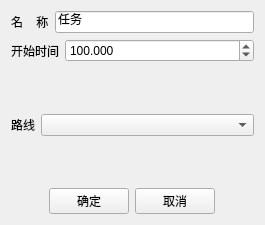
<?xml version="1.0" encoding="UTF-8"?>
<ui version="4.0">
 <class>ByyMoveAlongRouteTaskWidget</class>
 <widget class="QWidget" name="ByyMoveAlongRouteTaskWidget">
  <property name="geometry">
   <rect>
    <x>0</x>
    <y>0</y>
    <width>265</width>
    <height>225</height>
   </rect>
  </property>
  <property name="windowTitle">
   <string>沿路线运动</string>
  </property>
  <layout class="QVBoxLayout" name="verticalLayout">
   <item>
    <layout class="QHBoxLayout" name="horizontalLayout_5">
     <item>
      <widget class="QLabel" name="nameLabel">
       <property name="text">
        <string>名    称</string>
       </property>
      </widget>
     </item>
     <item>
      <widget class="QLineEdit" name="nameEdit">
       <property name="text">
        <string>任务</string>
       </property>
      </widget>
     </item>
    </layout>
   </item>
   <item>
    <layout class="QHBoxLayout" name="horizontalLayout_6">
     <item>
      <widget class="QLabel" name="startTimeLabel">
       <property name="text">
        <string>开始时间</string>
       </property>
      </widget>
     </item>
     <item>
      <widget class="QDoubleSpinBox" name="startTimeSpinBox">
       <property name="sizePolicy">
        <sizepolicy hsizetype="Expanding" vsizetype="Fixed">
         <horstretch>0</horstretch>
         <verstretch>0</verstretch>
        </sizepolicy>
       </property>
       <property name="decimals">
        <number>3</number>
       </property>
       <property name="maximum">
        <double>99999.990000000005239</double>
       </property>
       <property name="singleStep">
        <double>0.000000000000000</double>
       </property>
       <property name="value">
        <double>100.000000000000000</double>
       </property>
      </widget>
     </item>
    </layout>
   </item>
   <item>
    <spacer name="verticalSpacer_2">
     <property name="orientation">
      <enum>Qt::Vertical</enum>
     </property>
     <property name="sizeHint" stdset="0">
      <size>
       <width>158</width>
       <height>41</height>
      </size>
     </property>
    </spacer>
   </item>
   <item>
    <layout class="QHBoxLayout" name="horizontalLayout">
     <item>
      <widget class="QLabel" name="label">
       <property name="text">
        <string>路线</string>
       </property>
      </widget>
     </item>
     <item>
      <widget class="QComboBox" name="comboBox">
       <property name="sizePolicy">
        <sizepolicy hsizetype="Expanding" vsizetype="Fixed">
         <horstretch>0</horstretch>
         <verstretch>0</verstretch>
        </sizepolicy>
       </property>
      </widget>
     </item>
    </layout>
   </item>
   <item>
    <spacer name="verticalSpacer_3">
     <property name="orientation">
      <enum>Qt::Vertical</enum>
     </property>
     <property name="sizeHint" stdset="0">
      <size>
       <width>158</width>
       <height>41</height>
      </size>
     </property>
    </spacer>
   </item>
   <item>
    <layout class="QHBoxLayout" name="horizontalLayout_4">
     <item>
      <spacer name="horizontalSpacer">
       <property name="orientation">
        <enum>Qt::Horizontal</enum>
       </property>
       <property name="sizeHint" stdset="0">
        <size>
         <width>40</width>
         <height>20</height>
        </size>
       </property>
      </spacer>
     </item>
     <item>
      <widget class="QPushButton" name="pushButton">
       <property name="text">
        <string>确定</string>
       </property>
      </widget>
     </item>
     <item>
      <widget class="QPushButton" name="pushButton_2">
       <property name="text">
        <string>取消</string>
       </property>
      </widget>
     </item>
     <item>
      <spacer name="horizontalSpacer_2">
       <property name="orientation">
        <enum>Qt::Horizontal</enum>
       </property>
       <property name="sizeHint" stdset="0">
        <size>
         <width>40</width>
         <height>20</height>
        </size>
       </property>
      </spacer>
     </item>
    </layout>
   </item>
  </layout>
 </widget>
 <layoutdefault spacing="6" margin="11"/>
 <resources/>
 <connections/>
</ui>
